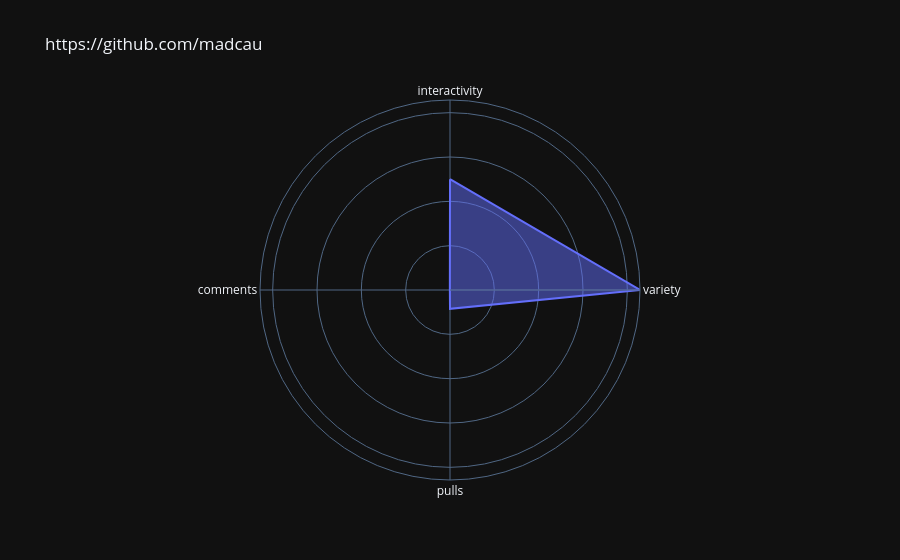

The notebook cell this image was saved under:
### Code cell
# user = "shinhyungyang"
# user = "madcau"
# user = "avanhoorn"
usern = "DanielMSchmidt"
# usern = "Marcel-Ha"
user = f"https://github.com/{user}"

print(user)

metric_cols = ["interactivity", "variety", "pulls", "comments"]
agent_row = df[df["agent"] == user]

long = agent_row.melt(
    id_vars="agent",
    value_vars=metric_cols,
    var_name="metric",
    value_name="value",
)

fig = px.line_polar(
    long,
    r="value",
    theta="metric",
    line_close=True,
    title=user,
)

# Fill the polygon
fig.update_traces(fill="toself")

# Hide axis labels (tick labels)
fig.update_layout(
    polar=dict(
        radialaxis=dict(showticklabels=False, ticks=""),
        angularaxis=dict(showticklabels=True, ticks=""),
    )
)


fig.show()

### Figure 1 — Plotly figure (JSON) as saved in the notebook; plotly's stock layout.template omitted (floating-point values rounded to 4 significant figures)
{"data": [{"hovertemplate": "value=%{r}<br>metric=%{theta}<extra></extra>", "legendgroup": "", "line": {"color": "#636efa", "dash": "solid"}, "marker": {"symbol": "circle"}, "mode": "lines", "name": "", "r": [0.125, 0.2143, 0.02128, 0.000165, 0.125], "showlegend": false, "subplot": "polar", "theta": ["interactivity", "variety", "pulls", "comments", "interactivity"], "type": "scatterpolar", "fill": "toself"}], "layout": {"polar": {"domain": {"x": [0.0, 1.0], "y": [0.0, 1.0]}, "angularaxis": {"direction": "clockwise", "rotation": 90, "showticklabels": true, "ticks": ""}, "radialaxis": {"showticklabels": false, "ticks": ""}}, "legend": {"tracegroupgap": 0}, "title": {"text": "https://github.com/madcau"}}}
